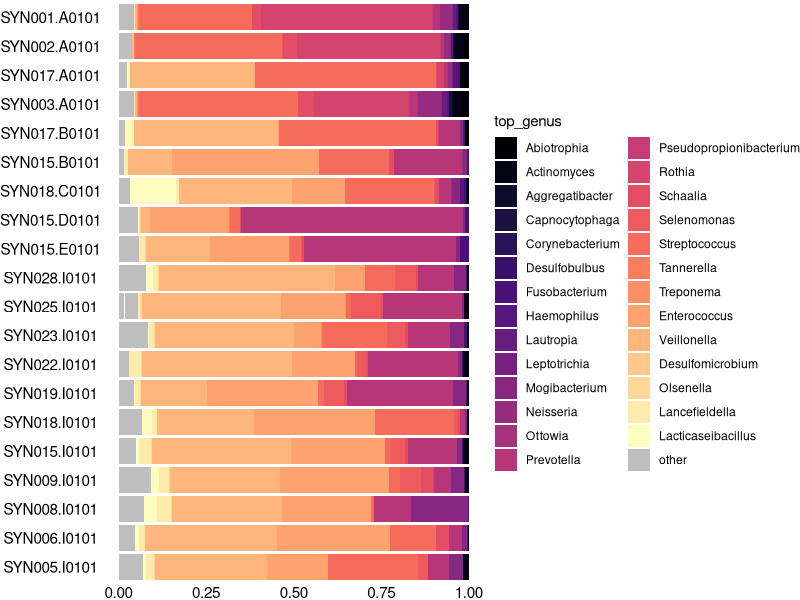
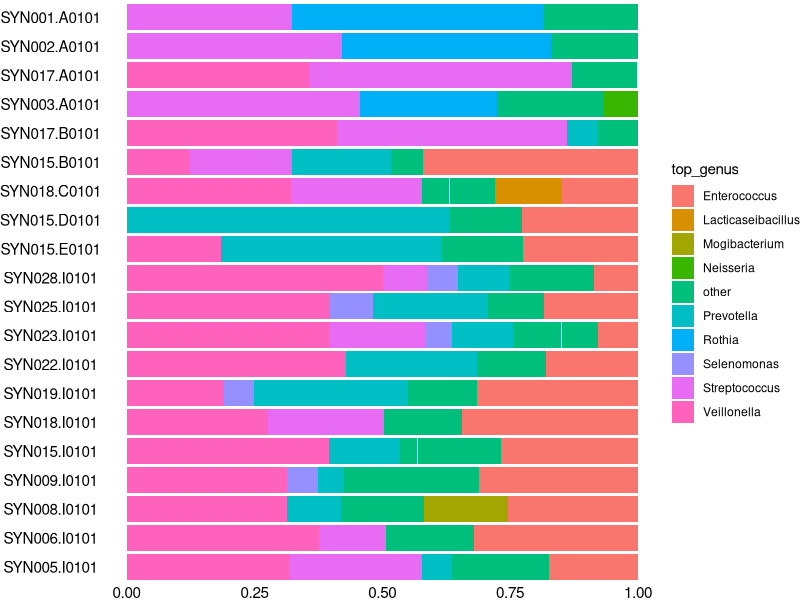
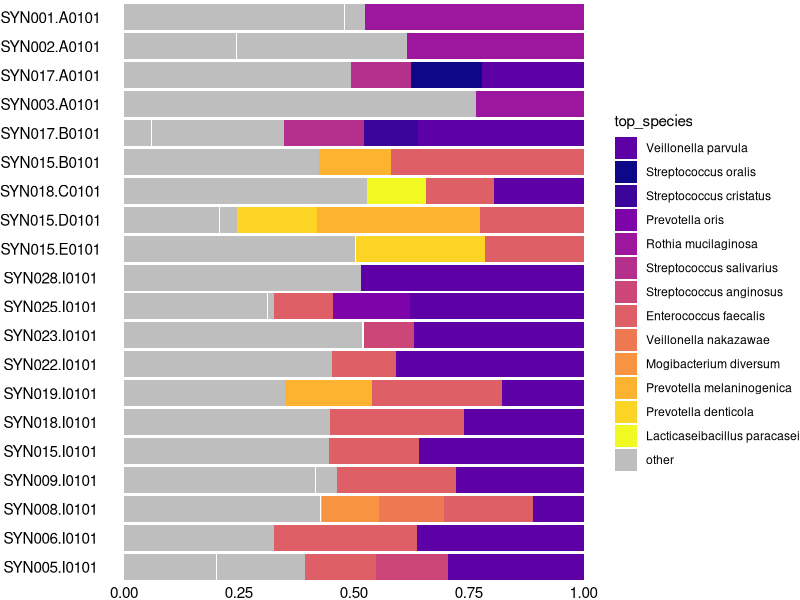
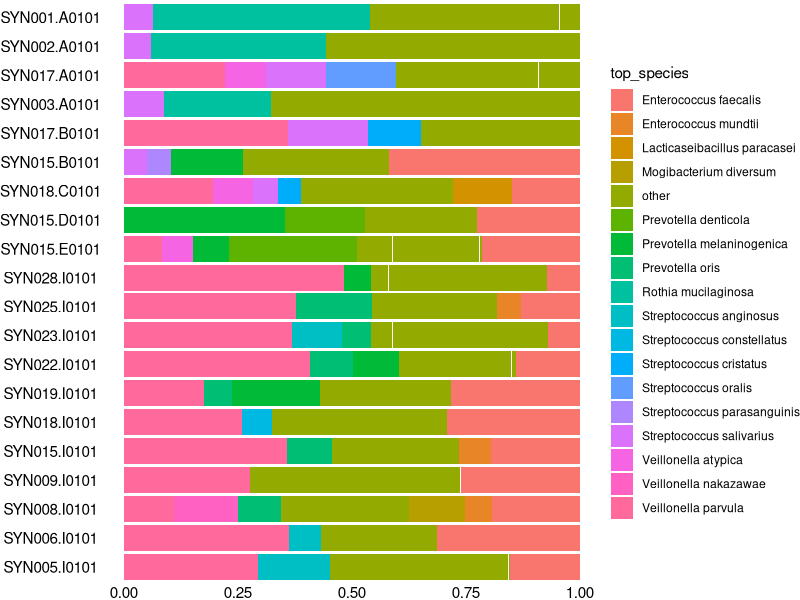
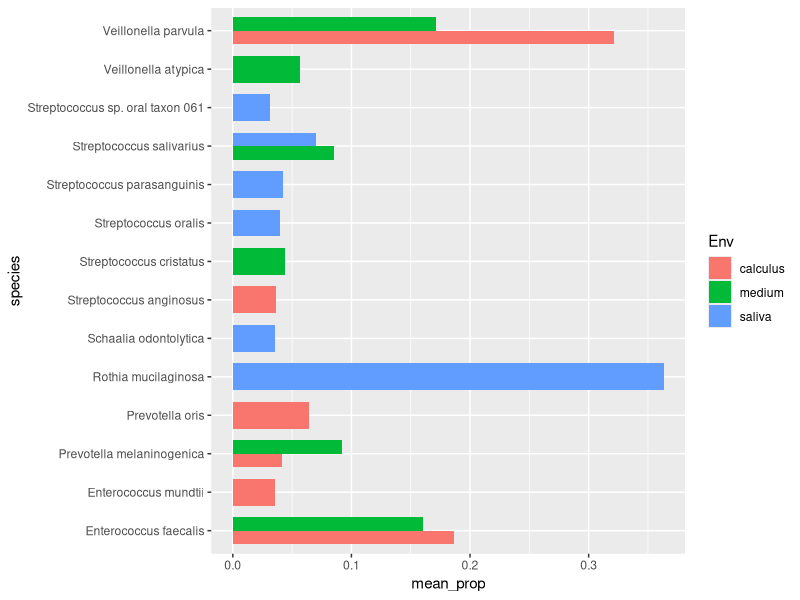
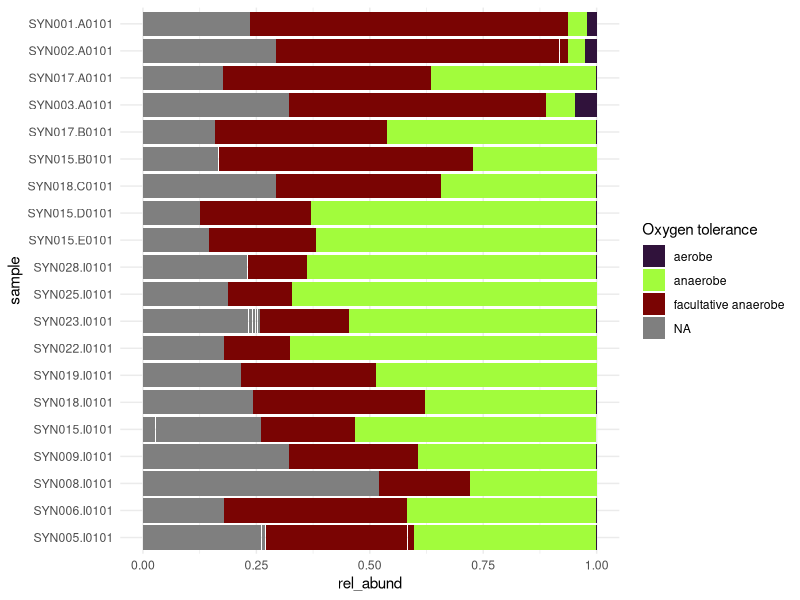
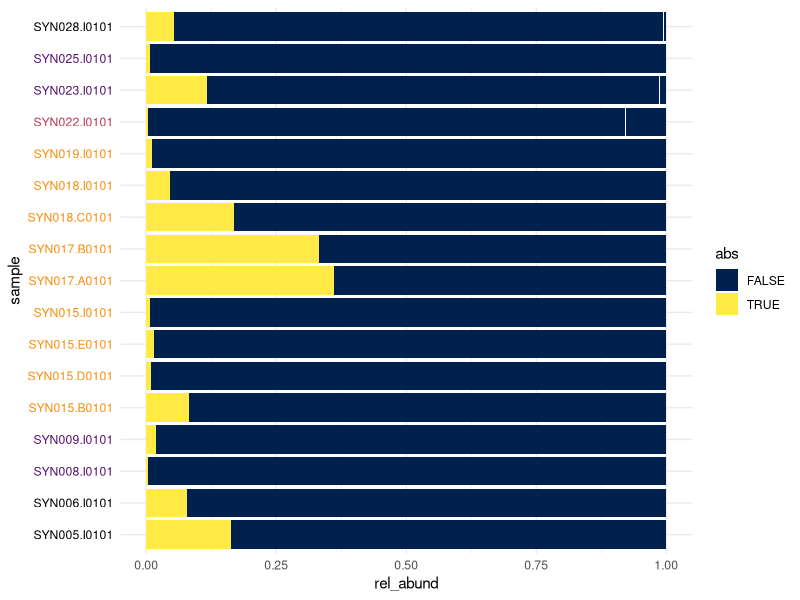
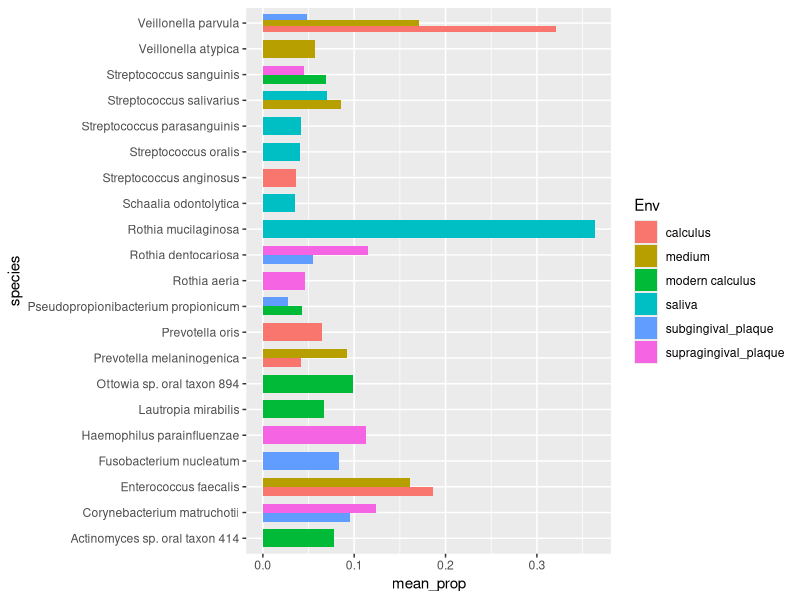

Source code (R) for these figures, in order: (Note: this script raises an error after producing the figures.)
## ---- chunk 1
library(tidyverse)
library(here)
species_abundance_long <- readr::read_tsv(here("05-results/species-abundance_long.tsv"))
genus_abundance_long <- readr::read_tsv(here("05-results/genus-abundance_long.tsv"))
metadata <- readr::read_tsv(here("01-documentation/metadata.tsv"))
bac_properties <- readr::read_tsv(here("01-documentation/species-properties.tsv"))

analysis_metadata <- metadata %>%
  filter(`#SampleID` %in% unique(species_abundance_long$sample))

species_properties <- bac_properties %>%
  right_join(species_abundance_long, by = "species") %>%
  mutate(abs = if_else(is.na(abs), FALSE, abs))

# top_species_names <- species_abundance_long %>% 
#   group_by(sample) %>% 
#   arrange(desc(rel_abund)) %>% 
#   slice_head(n = 4) %>% 
#   .$species %>% 
#   unique()

top_species_names <- species_abundance_long %>% 
  filter(rel_abund > 0.1) %>% 
  .$species %>% 
  unique()

top_abundance_species <- species_abundance_long %>% 
  mutate(
    top_species = case_when(
      rel_abund > 0.1 ~ species,
      TRUE ~ "other"
    ),
    # top_species = case_when(
    #  species %in% top_species_names ~ species,
    #   TRUE ~ "other"), # label all species below top 10 as 'other' so the rel_abund still sums to 1
    top_species = as_factor(top_species)) %>% 
  mutate(
    top_species = factor(
      top_species, 
      levels = c(levels(top_species)[-2], "other")
      ) # rearrange level 'other' to back
    ) 

top_genus_names <- genus_abundance_long %>% 
  group_by(sample) %>% 
  arrange(desc(rel_abund)) %>% 
  slice_head(n = 4) %>% 
  .$genus %>% 
  unique()

top_abundance_genus <- genus_abundance_long %>% 
  mutate(
    top_genus = case_when(
      genus %in% top_genus_names ~ genus,
      TRUE ~ "other"), # label all species below top 10 as 'other' so the rel_abund still sums to 1
    top_genus = as_factor(top_genus),
    top_genus = factor(top_genus, levels = c(levels(top_genus)[-2], "other")) # rearrange level 'other' to back
    ) 

# object to order plots by sampling day
day_order <- analysis_metadata %>% 
  filter(str_detect(`#SampleID`, "SYN")) %>% # only include samples from this study
  arrange(desc(day)) %>% # order by sampling day (ascending)
  .$`#SampleID` # isolate sample names


my_pallette2 <- c(viridisLite::magma(n = length(top_genus_names)), "grey") 
names(my_pallette2) <- levels(top_abundance_genus$top_genus)
my_scale2 <- scale_fill_manual(name = "top_genus", values = my_pallette2)

treatment_colours <- viridisLite::inferno(n = length(unique(analysis_metadata$treatment))) # define pallette and number of colours
env_colours <- viridisLite::magma(n = length(unique(analysis_metadata$Env))) # define pallette and number of colours

analysis_colours <- analysis_metadata %>%
  mutate(Env = as_factor(Env),
         treat_col = case_when(
           treatment == "potato" ~ treatment_colours[1],
           treatment == "wheat" ~ treatment_colours[2],
           treatment == "mix" ~ treatment_colours[3],
           treatment == "control" ~ treatment_colours[4],
           is.na(treatment) ~ "grey"),
         env_col = case_when(
           Env == "calculus" ~ env_colours[1],
           Env == "subgingival_plaque" ~ env_colours[2],
           Env == "supragingival_plaque" ~ env_colours[3],
           Env == "modern_calculus" ~ env_colours[4]
         ))
## ---- chunk 2
top_abundance_genus %>%
  filter(str_detect(sample, "SYN")) %>% 
  ggplot(aes(x = rel_abund, y = sample, fill = top_genus)) +
    geom_col() +
    theme_void() +
    scale_y_discrete(limits = day_order) +
    my_scale2 +
    theme(axis.text = element_text())

genus_abundance_long %>%
  filter(str_detect(sample, "SYN")) %>% 
  mutate(top_genus = case_when(rel_abund > 0.05 ~ genus,
                               TRUE ~ "other")) %>% 
  ggplot(aes(x = rel_abund, y = sample, fill = top_genus)) +
    geom_col() +
    theme_void() +
    scale_y_discrete(limits = day_order) +
    #my_scale2 +
    theme(axis.text = element_text())
## ---- chunk 3
 # label all species below top 10 as 'other' so the rel_abund still sums to 1 for plotting


# Plot colours
my_pallette <- c(viridisLite::plasma(n = length(top_species_names)), "grey") 
names(my_pallette) <- levels(top_abundance_species$top_species)
my_scale <- scale_fill_manual(name = "top_species", values = my_pallette)

# Plot colours
species_colours_sample <- top_abundance_species %>% 
  filter(str_detect(sample, "SYN")) %>%
  mutate(top_species = as.character(top_species)) %>% 
  .$top_species %>%
  unique()
my_pallette <- c(viridisLite::plasma(n = length(species_colours_sample) - 1), "grey") 
names(my_pallette) <- c(species_colours_sample[which(species_colours_sample != "other")], "other")
my_scale <- scale_fill_manual(name = "top_species", values = my_pallette)

top_abundance_species %>%
  filter(str_detect(sample, "SYN")) %>%
  #arrange(day) %>%
  ggplot(aes(x = rel_abund, y = sample, fill = top_species)) +
    geom_col() +
    theme_void() +
    scale_y_discrete(limits = day_order) +
    my_scale +
    theme(axis.text = element_text())

species_abundance_long %>%
  filter(str_detect(sample, "SYN")) %>% 
  mutate(top_species = case_when(rel_abund > 0.05 ~ species,
                               TRUE ~ "other")) %>% 
  ggplot(aes(x = rel_abund, y = sample, fill = top_species)) +
    geom_col() +
    theme_void() +
    scale_y_discrete(limits = day_order) +
    #my_scale2 +
    theme(axis.text = element_text())
## ---- chunk 4
## NOT THE WAY TO DO THIS ##
mean_proportions <- species_abundance_long %>%
  filter(str_detect(sample, "SYN")) %>% 
  rename(`#SampleID` = sample) %>%
  left_join(analysis_metadata, by = "#SampleID") %>% 
  #mutate(species = as_factor(species)) %>% 
  #rowwise(species, Env) %>%
  mutate(count = replace_na(count, 0)) %>% 
  group_by(Env, species) %>%
  summarise(sum_count = sum(count)) %>%
  group_by(Env,.add = F) %>%
  mutate(mean_prop = sum_count / sum(sum_count)) %>% 
  na.omit() %>% 
  dplyr::select(!sum_count) %>% 
  arrange(desc(mean_prop)) %>%
  slice_head(n = 6)

mean_proportions %>% 
  ggplot(aes(x = mean_prop, y = species, fill = Env)) +
    geom_col(position = "dodge", width = 0.7)
## ---- chunk 5
no_match <- unique(filter(species_properties, is.na(`Oxygen tolerance`))$species) # which species had no match?
## ---- chunk 6
species_properties %>% 
  filter(str_detect(sample, "SYN")) %>% 
  ggplot(aes(y = sample, x = rel_abund, fill = `Oxygen tolerance`)) +
    geom_col() +
    theme_minimal() +
    #theme(axis.text.x = element_text(angle = 90)) +
    scale_y_discrete(limits = day_order) +
    scale_fill_manual(
      values = viridisLite::turbo(n = length(levels(as.factor(species_properties$`Oxygen tolerance`)))))
## ---- chunk 7
species_properties %>% 
  filter(str_detect(sample, "SYN"),
         str_detect(sample, "SYN00[1-3]", negate = T)) %>% 
  ggplot(aes(y = sample, x = rel_abund, fill = abs)) +
    geom_col() +
    theme_minimal() +
    #theme(axis.text.x = element_text(angle = 90)) +
    #scale_y_discrete(limits = day_order) +
    scale_fill_manual(
      values = viridisLite::cividis(n = 2)) +
    theme(axis.text.y = element_text(colour = analysis_colours %>%
                                       filter(str_detect(`#SampleID`, "SYN"),
                                              str_detect(`#SampleID`, "SYN00[1-3]", negate = T)) %>%
                                       arrange(`#SampleID`) %>%
                                       .$treat_col))
## ---- chunk 8
analysis_metadata %>%
  filter(str_detect(`#SampleID`, "SYN")) %>% 
  dplyr::select(`#SampleID`, treatment)
## ---- chunk 9
## NOT WORKING PROPERLY ##
species_properties %>%
  rename("#SampleID" = sample) %>%
  left_join(analysis_metadata, by = "#SampleID") %>%
  #mutate(abs = if_else(abs == TRUE, "yes", "no")) %>%
  filter(!is.na(treatment),
         abs == TRUE) %>%
  group_by(treatment) %>%
  summarise(abs_abund = mean(rel_abund),
            sd = sd(rel_abund))
  
## ---- chunk 10
## NOT WORKING PROPERLY ##
mean_proportions <- species_abundance_long %>%
  rename(`#SampleID` = sample) %>%
  left_join(analysis_metadata, by = "#SampleID") %>% 
  #mutate(species = as_factor(species)) %>% 
  #rowwise(species, Env) %>%
  mutate(count = replace_na(count, 0)) %>% 
  group_by(Env, species) %>%
  summarise(sum_count = sum(count)) %>%
  group_by(Env,.add = F) %>%
  mutate(mean_prop = sum_count / sum(sum_count)) %>% 
  na.omit() %>% 
  select(!sum_count) %>% 
  arrange(desc(mean_prop)) %>%
  slice_head(n = 5)

mean_proportions %>% 
  ggplot(aes(x = mean_prop, y = species, fill = Env)) +
    geom_col(position = "dodge", width = 0.7)
## ---- chunk 11
species_properties %>% 
  filter(str_detect(sample, "SYN[0-9]*.[A-H]", negate = T)) %>% 
  ggplot(aes(y = sample, x = rel_abund, fill = `Oxygen tolerance`)) +
    geom_col() +
    scale_fill_viridis_d() +
    theme_minimal()
    #theme(axis.text.x = element_text(angle = 90)) +
## ---- chunk 12
## NOT WORKING PROPERLY ##
species_properties %>%
  rename("#SampleID" = sample) %>%
  left_join(analysis_metadata, by = "#SampleID") %>%
  #mutate(abs = if_else(abs == TRUE, "yes", "no")) %>%
  #filter(abs == TRUE) %>%
  group_by(Env, `Oxygen tolerance`) %>%
  summarise(rel_abund = count / sum(count),
            sd = sd(rel_abund))
## ---- chunk 13
species_properties %>% 
  filter(str_detect(sample, "SYN[0-9]*.[A-H]", negate = T)) %>% 
  ggplot(aes(y = sample, x = rel_abund, fill = abs)) +
    geom_col() +
    theme_minimal() +
    scale_fill_viridis_d()
    #theme(axis.text.x = element_text(angle = 90)) +
## ---- chunk 14
## NOT WORKING PROPERLY ##
species_properties %>%
  rename("#SampleID" = sample) %>%
  left_join(analysis_metadata, by = "#SampleID") %>%
  #mutate(abs = if_else(abs == TRUE, "yes", "no")) %>%
  #filter(abs == TRUE) %>%
  #mutate(rel_abund = na_if(rel_abund, 0)) %>% 
  group_by(Env, abs) %>%
  summarise(mean_prop = mean(abs, na.rm = T),
            sd = sd(rel_abund)) #%>%
  group_by(Env, .add = F) %>%
  mutate(rel_abund = abund / sum(abund)) #%>%
  filter(abs == T)
